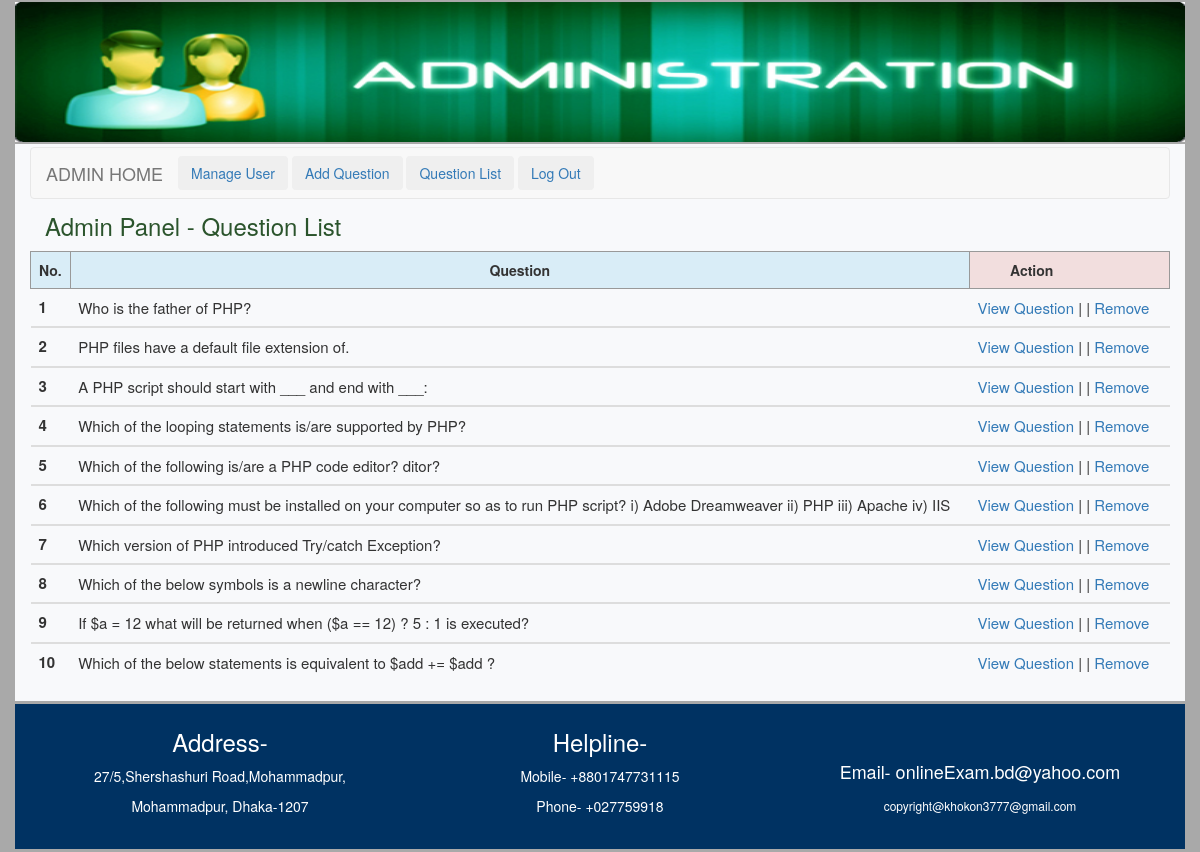
Page /admin/quelist.php?q=1 (signed in) on the committed database.
### tables this page shows
CREATE TABLE `tbl_ques` (
  `id` int(11) NOT NULL,
  `Q_cat` varchar(10) NOT NULL,
  `quesno` int(11) NOT NULL,
  `ques` text NOT NULL
);

### lib/Database.php (called while the page is built, shortened)
<?php
class Database{
	public $host = DB_HOST;
	public $user = DB_USER;
	public $pass = DB_PASS;
	public $dbname = DB_NAME;
	public $link;
	private function connectDB(){
		$this->link = new mysqli($this->host,$this->user,$this->pass,$this->dbname);
	}
	public function select($query){
		$result = $this->link->query($query) or die($this->link->error.__LINE__);
		if($result->num_rows>0){
			return $result;
		}else{
			return false;
		}
	}
}
?>

### classes/Exam.php (called while the page is built, shortened)
<?php
$filepath = realpath(dirname(__FILE__));
include_once ($filepath . '/../lib/Database.php');
class Exam {
    private $db;
    public function __construct() {
        $this->db = new Database();
    }
    public function getAllQuestionByOrder($category) {
        $query = "SELECT * FROM tbl_ques WHERE Q_cat = '$category' ORDER BY quesno ASC";
        $result = $this->db->select($query);
        return $result;
    }
}
?>

### admin/quelist.php (the view, shortened to what this page needs)
<?php
$filepath = realpath(dirname(__FILE__));
include_once ($filepath . '/inc/adheader.php');
include_once ($filepath . '/../classes/Exam.php');
$exm = new Exam();
?>
<link rel="stylesheet" type="text/css" href="css/user.css">
<?php
$q =$_GET['q'];
?>
<!DOCTYPE html>
<html>
    <body style="background:#A9A9A9">
        <div class="container-fluid">
            <div class="container" style="min-height: 450px;background: #F8F9FB;margin-top: -3px;">
                <?php include 'inc/admenu.php'; ?>
                <div class="col-lg-6 title">Admin Panel - Question List</div>
                <div class="col-lg-6 msg">
                </div>
                <table class="table table-hover">
                    <thead>
                        <tr class="info">
                            <th style="text-align: center; border: 1px solid #999;width: 30px;">No.</th>
                            <th style="text-align: center; border: 1px solid #999;">Question</th>
                            <th class="danger" style="padding-left: 40px; border: 1px solid #999; width: 200px;">Action</th>
                        </tr>
                    </thead>
                    <?php
                    $getdata = $exm->getAllQuestionByOrder($q);
                    if ($getdata) {
                        $i = 0;
                        while ($result = $getdata->fetch_assoc()) {
                            $i++;
                            ?>
                            <tbody>
                                <tr class="writesize">
                                    <th style="width: 30px;"><?php echo $i; ?></th>
                                    <td><?php echo $result['ques']; ?></td>
                                    <td class="adminac" style="width: 200px;">
                                        <a href="viewQues.php?viewq=<?php echo $result['quesno'];?>"> View Question </a> | |
                                        <a onclick="return confirm('Are You Sure To Delete ?')" href="?q=<?php echo $q;?> &&delque=<?php echo $result['quesno']; ?>"> Remove </a>
                                    </td>
                                </tr>
                            </tbody>
                        <?php }
                    } ?>
                </table>
            </div>
        </div>
    </body>
<?php include 'inc/footer.php'; ?>
</html>

### admin/inc/adheader.php (shortened to what this page needs)
<!DOCTYPE html>
<?php
    include_once "../lib/Database.php";
?>
<html lang="en">
    <head>
        <link rel="stylesheet" href="css/bootstrap.css">
        <link rel="stylesheet" href="css/bootstrap.min.css">
        <link rel="stylesheet" type="text/css" href="css/admin_Login.css">
    </head>
    <body>
        <div class="container-fluid" style="height: 150px;margin-top:-3px;">
            <div class="container" style="margin-top: -20px;">
                <div class="row" style="height: 140px;margin-top: 25px;">
                    <div class="col-lg-12 col-sm-12 col-xs-12" style="height: 140px;padding:0px;">
                        <img src="images/banner_admin.png" width="100%" height="100%" />
                    </div>
                </div>
            </div>
        </div>
    </body>
</html>

### admin/inc/admenu.php (shortened to what this page needs)
<nav class="navbar navbar-default" style="margin-top: 3px;">
    <div class="container-fluid">
        <div class="navbar-header">
            <a class="navbar-brand" href="index.php">ADMIN HOME</a>
        </div>
        <a href="user.php"><button class="btn navbar-btn">Manage User</button></a>
        <a href="addques.php"><button class="btn navbar-btn">Add Question</button></a>
        <a href="qcat.php"><button class="btn navbar-btn">Question List</button></a>
        <a href="?action=logout"><button class="btn navbar-btn">Log Out</button></a>
    </div>
</nav>

### admin/inc/footer.php
<div class="container-fluid" style="min-height: 130px;margin-top: 3px;">
    <div class="container" style="background: #003262;color:white;">
        <div class="row_4" style="min-height: 130px; margin-top:15px;">
            <div class="col-sm-4" style="text-align:center;">
                <h3 style="margin-top:10px;">Address-</h3>
                <p>27/5,Shershashuri Road,Mohammadpur,</p>
                <p>Mohammadpur, Dhaka-1207</p>
            </div>
            <div class="col-sm-4" style="text-align:center;">
                <h3 style="margin-top:10px;">Helpline-</h3>
                <p>Mobile- +8801747731115</p>
                <p>Phone- +027759918</p>
            </div>
            <div class="col-sm-4" style="text-align:center;">
                <h4 style="margin-top:43px;">Email- onlineExam.bd@yahoo.com</h4>
                <p style="margin-top:15px;font-size:12px;">copyright@khokon3777@gmail.com</p>
            </div>
        </div>
    </div>
</div>

### admin/css/user.css (style rules this page uses)
.writesize { font-size: 15px; }
.adminac a { text-decoration: none; }
.title { height: 50px; margin-top: -18px; font-size: 24px; line-height: 50px; color: #2b542c; }
.msg { height: 50px; margin-top: -18px; line-height: 50px; font-size: 16px; text-align: center; }

### rows in the picture
tbl_ques: ques "Who is the father of PHP?"
tbl_ques: ques "PHP files have a default file extension of."
tbl_ques: ques "A PHP script should start with ___ and end with ___:"
tbl_ques: ques "Which of the looping statements is/are supported by PHP?"
tbl_ques: ques "Which of the following is/are a PHP code editor? ditor?"
tbl_ques: ques "Which of the following must be installed on your computer so as to run PHP script? i) Adobe Dreamweaver ii) PHP iii) Apache iv) IIS"
tbl_ques: ques "Which version of PHP introduced Try/catch Exception?"
tbl_ques: ques "Which of the below symbols is a newline character?"
tbl_ques: ques "If $a = 12 what will be returned when ($a == 12) ? 5 : 1 is executed?"
tbl_ques: ques "Which of the below statements is equivalent to $add += $add ?"
